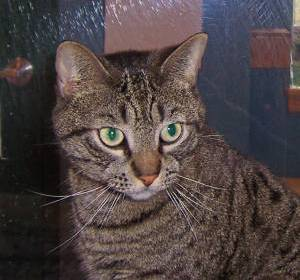
#> input picture CNN_redes_neuronales/cat.jpg, 300 x 280 px
$ jupyter execute 02.CNN_proceso.ipynb
#> lines starting #> are read from the running program, lines starting #| are printed output that depends on the picture
[cell 1]
import cv2
import numpy as np
import matplotlib.pyplot as plt

# Mostrar matrices grandes
np.set_printoptions(precision=2, suppress=True, linewidth=150)

# 1. Cargar la imagen
img_path = "cat.jpg"
image = cv2.imread(img_path)
#> image is the input picture: shape (280, 300, 3); mean B, G, R 68, 68.3, 78.8

if image is None:
    raise FileNotFoundError("❌ La imagen 'cat.jpg' no fue encontrada en la carpeta actual.")

# 2. Convertir BGR a RGB
image_rgb = cv2.cvtColor(image, cv2.COLOR_BGR2RGB)

# 3. Redimensionar a 32x32
image_resized = cv2.resize(image_rgb, (32, 32))
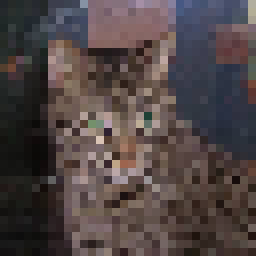
#> image_resized: shape (32, 32, 3) (shown 8 times larger); mean R, G, B 79.7, 69.2, 68.9

# Mostrar imagen original
plt.imshow(image_resized)
plt.title("🐱 Imagen original redimensionada (32x32)")
plt.axis('off')
plt.show()

# Mostrar matriz RGB (solo canal R por simplicidad)
print("📊 Matriz RGB (Canal R) - shape:", image_resized.shape)
#| 📊 Matriz RGB (Canal R) - shape: (32, 32, 3)
print(image_resized[:5, :5, 0])  # Primeras 5 filas y columnas del canal rojo
#| [[33 38 35 42 38]
#|  [37 43 38 44 42]
#|  [32 36 37 33 35]
#|  [29 54 37 31 51]
#|  [39 44 32 51 58]]

# 4. Convertir a escala de grises
image_gray = cv2.cvtColor(image_resized, cv2.COLOR_RGB2GRAY)
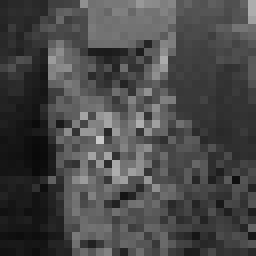
#> image_gray: shape (32, 32) (shown 8 times larger); min 9, max 200, mean 72.3

plt.imshow(image_gray, cmap='gray')
plt.title("⚫ Imagen en escala de grises")
plt.axis('off')
plt.show()

print("📊 Matriz en escala de grises (32x32):")
print(image_gray[:5, :5])  # Primeras 5 filas y columnas
#| [[36 41 41 45 41]
#|  [40 46 44 47 44]
#|  [38 42 43 39 41]
#|  [35 59 43 37 57]
#|  [42 47 35 55 64]]

# 5. Filtro de convolución 3x3 (bordes verticales)
kernel = np.array([
    [1, 0, -1],
    [1, 0, -1],
    [1, 0, -1]
])

# Función de convolución
def convolve2d(image, kernel):
    kernel = np.flipud(np.fliplr(kernel))  # rotar 180°
    kh, kw = kernel.shape
    h, w = image.shape
#> h = 32; w = 32
    output = np.zeros((h - kh + 1, w - kw + 1))
    for i in range(output.shape[0]):
        for j in range(output.shape[1]):
            region = image[i:i+kh, j:j+kw]
            output[i, j] = np.sum(region * kernel)
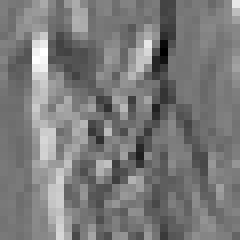
#> output: shape (30, 30) float64 (shown 8 times larger); min -275, max 312, mean 7.2; drawn with min black and max white
    return output

# Aplicar convolución
conv_output = convolve2d(image_gray, kernel)

plt.imshow(conv_output, cmap='gray')
plt.title("🎯 Después de convolución (3x3)")
plt.axis('off')
plt.show()

print("📊 Matriz después de convolución (30x30):")
print(conv_output[:5, :5])  # Primeras 5 filas y columnas
#| [[ 14.   2.  -2.  17.  69.]
#|  [ 17. -24.  12.  68.  79.]
#|  [  6. -17.  41.  79.  58.]
#|  [  0. -20.  57.  60.  81.]
#|  [-18.   8.  56.   1. 122.]]

# 6. MaxPooling 2x2
def max_pooling2d(image, size=2, stride=2):
#> called with size = 2, stride = 2
    h, w = image.shape
#> h = 30; w = 30
    pooled = np.zeros((h // stride, w // stride))
    for i in range(0, h, stride):
        for j in range(0, w, stride):
            window = image[i:i+size, j:j+size]
            pooled[i//stride, j//stride] = np.max(window)
    return pooled

pooled_output = max_pooling2d(conv_output)

plt.imshow(pooled_output, cmap='gray')
plt.title("🌀 Después de MaxPooling (2x2)")
plt.axis('off')
plt.show()
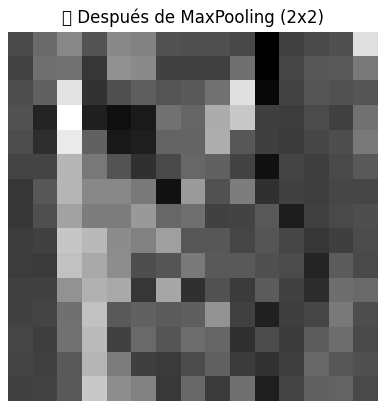
#> figure drawn by matplotlib, 1 panel

print("📊 Matriz después de MaxPooling (15x15):")
print(pooled_output[:5, :5])  # Primeras 5 filas y columnas
#| [[ 17.  68. 116.  33. 119.]
#|  [  6.  79.  81. -14. 132.]
#|  [ 23.  56. 268. -21.  28.]
#|  [ 29. -42. 312. -52. -78.]
#|  [ 22. -27. 277.  57. -63.]]
